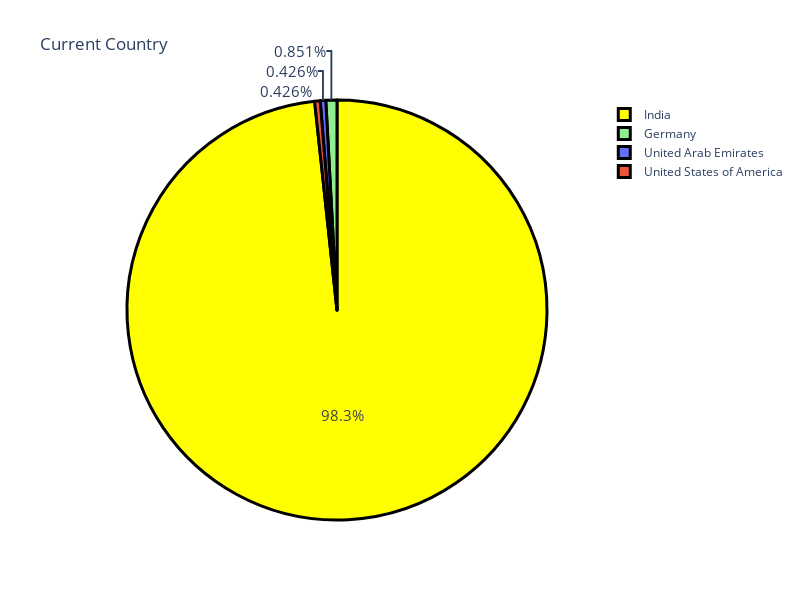

The notebook cell this image was saved under:
### Code cell
label = country.index
count = country.values
colors1 = ['Yellow', 'lightgreen']
fig = go.Figure(data = [go.Pie(labels = label, values = count)])
fig.update_layout(width = 800, height = 600, title_text = 'Current Country')
fig.update_traces(hoverinfo = 'label+value', textinfo = 'percent', textfont_size = 15,
                  marker = dict(colors = colors1, line = dict(color = 'black', width = 3)))
fig.show()

### Figure 1 — Plotly figure (JSON) as saved in the notebook; plotly's stock layout.template omitted (floating-point values rounded to 4 significant figures)
{"data": [{"hoverinfo": "label+value", "labels": ["India", "Germany", "United Arab Emirates", "United States of America"], "marker": {"colors": ["Yellow", "lightgreen"], "line": {"color": "black", "width": 3}}, "textfont": {"size": 15}, "textinfo": "percent", "type": "pie", "values": [231, 2, 1, 1]}], "layout": {"height": 600, "title": {"text": "Current Country"}, "width": 800}}
